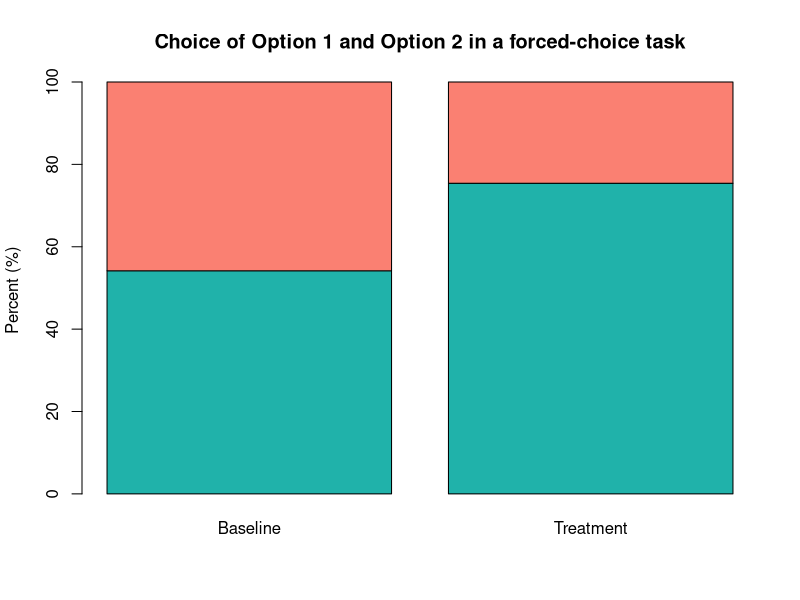
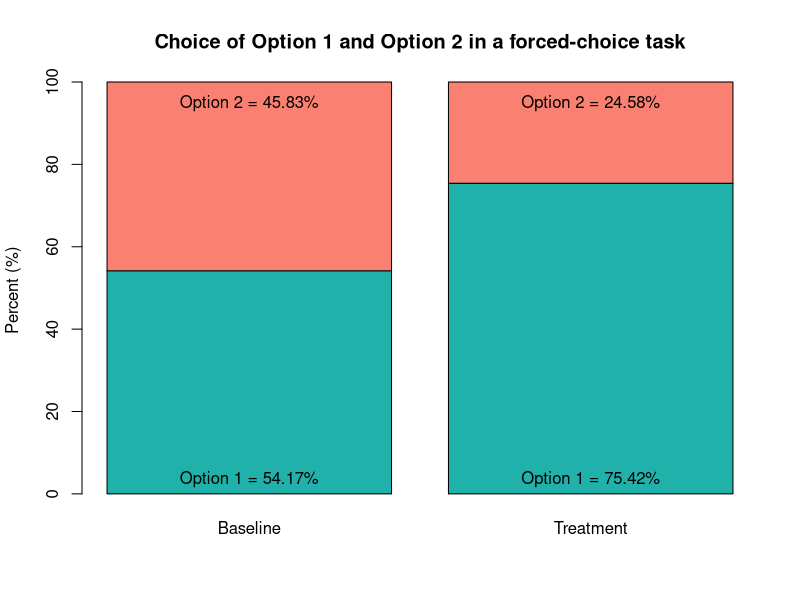
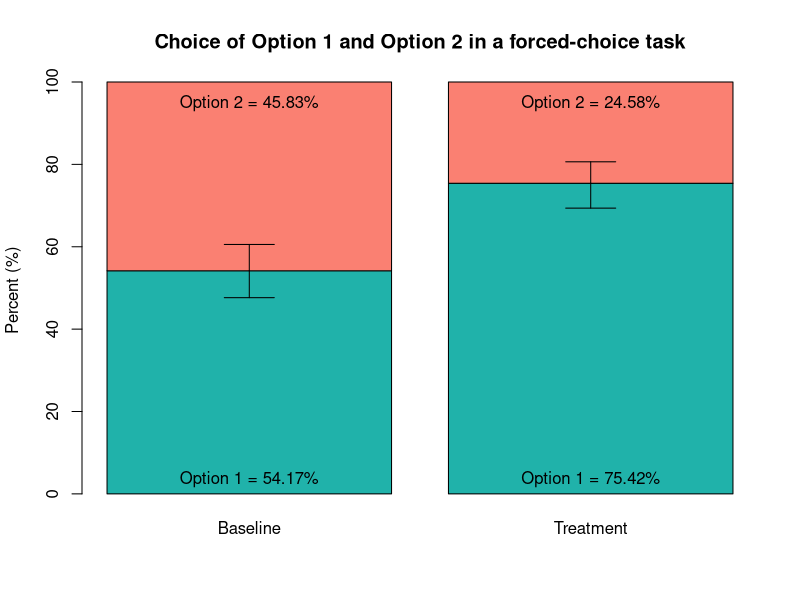

Recreate these plots in R, in order.
## ---- chunk 1
# Author: Lauren M Ackerman
# Available: https://lmackerman.com/r-snippets/
# Date: July 21, 2016; updated January 30, 2018

#library(lme4)
data = read.csv("binomial-data.csv",header=TRUE,as.is=TRUE) #data file
head(data)
# "answer" is the responses which consist of 1s (hits) and 0s (misses)

sum.cond.1 = sum(na.omit(data$selectCode[data$condition=="Baseline"])) # find the number of 1s in the "island" condition
len.cond.1 = length(na.omit(data$selectCode[data$condition=="Baseline"])) # find the total number of points in the condition
prop.test(sum.cond.1, len.cond.1, p = 0.5) # is the number of hits (1s) different from chance?

sum.cond.2 = sum(na.omit(data$selectCode[data$condition=="Treatment"])) # same as previous, but in the "matrix" condition
len.cond.2 = length(na.omit(data$selectCode[data$condition=="Treatment"]))
prop.test(sum.cond.2, len.cond.2, p = 0.5)
## ---- chunk 2
summary(lm(selectCode~condition,data)) # summary of lmer to get Estimate and Standard Error
max = lm(selectCode~condition,data) # store lmer for comparison
less = lm(selectCode~1,data) # remove relevant term to see if it's relevant*
anova(max,less) # anova test tells you the p value for "condition" (the estimate+SE)

# Report:
# prop.test...
# χ²(df), p, 95% CI (lower-upper)
# lmer...
# Estimate, SE, χ²(df), p

# * often, you might have a 2x2 design, but for this experiment, there was a 1x2 design, which has only one independent factor ("condition")
## ---- chunk 3
# Author: Lauren M Ackerman
# Available: https://lmackerman.com/r-snippets/
# Date: January 30, 2018

# store the prop.test() results for use in the graph 
err.cond.1 <- prop.test(sum.cond.1, len.cond.1, p = 0.5)
err.cond.2 <- prop.test(sum.cond.2, len.cond.2, p = 0.5)

# format the table as percentages rounded to 2 decimal places
numOfConds <- length(levels(as.factor(data$condition)))
numerator <- (table(data$selection, data$condition))
denominator <- (length(data$selection)/numOfConds)
dfTable <- (numerator/denominator)*100

counts <- round(dfTable,2)
barplot(counts,
#  legend = rownames(counts),
   main=paste0("Choice of ",rownames(counts)[1]," and ",rownames(counts)[2]," in a forced-choice task"),
   ylab="Percent (%)", #xlab="condition", 
   cex.names=1, names=c(colnames(counts)[1], colnames(counts)[2]),
   col=c("lightseagreen","salmon"), border=c("black","black")
   )
## ---- chunk 4
barplot(counts,
#  legend = rownames(counts),
   main=paste0("Choice of ",rownames(counts)[1]," and ",rownames(counts)[2]," in a forced-choice task"),
   ylab="Percent (%)", #xlab="condition", 
   cex.names=1, names=c(colnames(counts)[1], colnames(counts)[2]),
   col=c("lightseagreen","salmon"), border=c("black","black")
   )
# label the stacked sections of the bar plot with the estimated percents
mtext(paste0(rownames(counts)[1]," = ", counts[1],"%"), side=1,line=-1.5,at=0.7,col="black",cex=1)
mtext(paste0(rownames(counts)[1]," = ", counts[3],"%"), side=1,line=-1.5,at=1.9,col="black",cex=1)
mtext(paste0(rownames(counts)[2]," = ", counts[2],"%"), side=3,line=-1.5,at=0.7,col="black",cex=1)
mtext(paste0(rownames(counts)[2]," = ", counts[4],"%"), side=3,line=-1.5,at=1.9,col="black",cex=1)
## ---- chunk 5
barplot(counts,
#  legend = rownames(counts),
   main=paste0("Choice of ",rownames(counts)[1]," and ",rownames(counts)[2]," in a forced-choice task"),
   ylab="Percent (%)", #xlab="condition", 
   cex.names=1, names=c(colnames(counts)[1], colnames(counts)[2]),
   col=c("lightseagreen","salmon"), border=c("black","black")
   )
# label the stacked sections of the bar plot with the estimated percents
mtext(paste0(rownames(counts)[1]," = ", counts[1],"%"), side=1,line=-1.5,at=0.7,col="black",cex=1)
mtext(paste0(rownames(counts)[1]," = ", counts[3],"%"), side=1,line=-1.5,at=1.9,col="black",cex=1)
mtext(paste0(rownames(counts)[2]," = ", counts[2],"%"), side=3,line=-1.5,at=0.7,col="black",cex=1)
mtext(paste0(rownames(counts)[2]," = ", counts[4],"%"), side=3,line=-1.5,at=1.9,col="black",cex=1)

# add the confidence intervals based on the prop.test() results
arrows(0.7,counts[1],0.7,(unlist(err.cond.1[6])[1])*100, angle=90,col="black",lwd=1)
arrows(0.7,counts[1],0.7,(unlist(err.cond.1[6])[2])*100, angle=90,col="black",lwd=1)
arrows(1.9,counts[3],1.9,(unlist(err.cond.2[6])[1])*100, angle=90,col="black",lwd=1)
arrows(1.9,counts[3],1.9,(unlist(err.cond.2[6])[2])*100, angle=90,col="black",lwd=1)

# NOTE: Sometimes, 1-unlist() should be used because the count of "1" answers is on the top of this graph, alphabetically. If your error bars are misaligned, you may need to add  "1-" to these four lines of code.
